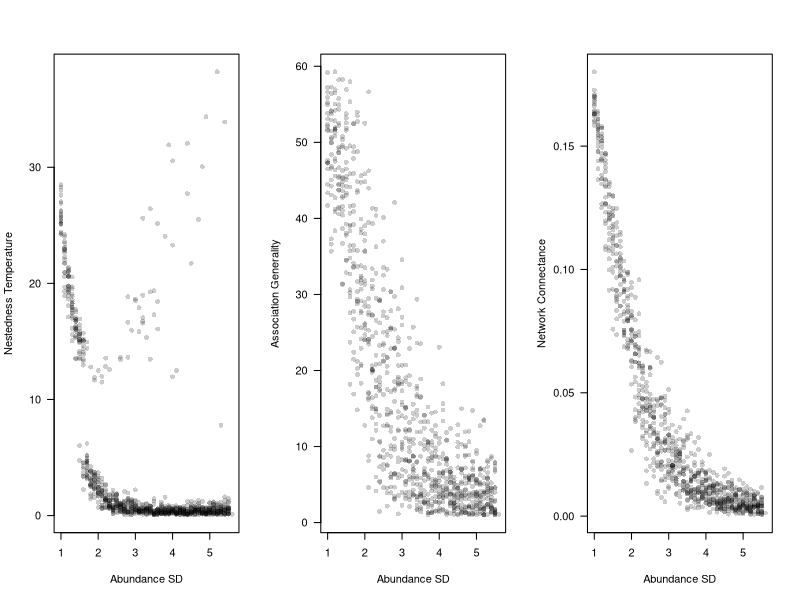

The R source for this figure:
#
#
# FIGURES
# Visualize and analyze the results.
#
#



# =============================================================================
# ----- load data -----

results <- read.csv("Results.csv")



# =============================================================================
# ----- create figures -----

par(mfrow = c(1,3))

# Nestedness vs. SD
plot(nestedness ~ SD, results, las = 1,
              ylab = "Nestedness Temperature", xlab = "Abundance SD",
              pch = 16, col = rgb(0, 0, 0, 0.2))

# Generality vs. SD
plot(generality ~ SD, results, las = 1,
              ylab = "Association Generality", xlab = "Abundance SD",
              pch = 16, col = rgb(0, 0, 0, 0.2))

# Connectance vs. SD
plot(connectance ~ SD, results, las = 1,
              ylab = "Network Connectance", xlab = "Abundance SD",
              pch = 16, col = rgb(0, 0, 0, 0.2))



# =============================================================================
# ----- determine fits -----

# Power law fit for network connectance vs. SD.
lm(log(generality) ~ SD, results) 
# intercept = 4.5798, slope = -0.7002
exp(4.5798) 
# = 97.49489
# Thus, generality = 97.49489 * SD ^ -0.7002
cor(log(results$generality), results$SD)^2
# R^2 = 0.6878211

lm(log(connectance) ~ SD, results)
# intercept = -0.9252, slope = -0.9089
exp(-0.9252)
# = 0.3964521
# Thus, generality = 0.3964521 * SD ^ -0.9089
cor(log(results$connectance), results$SD)^2
# R^2 = 0.865125